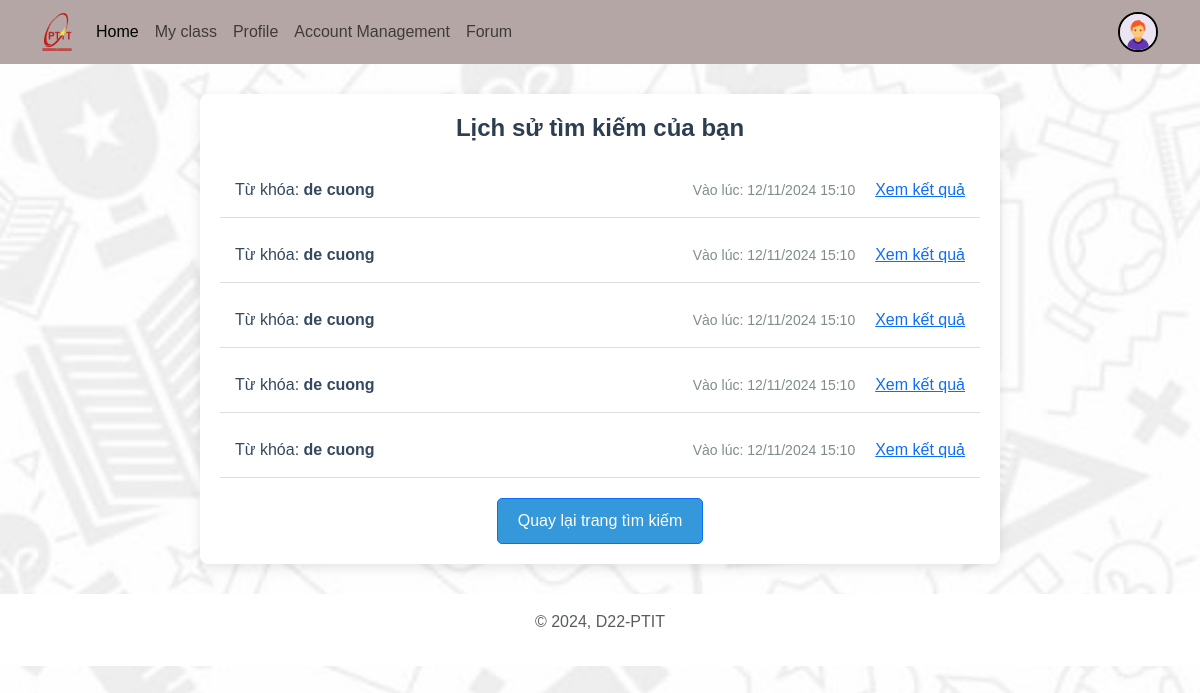
The app's page /search/search/1/history/ (signed in) with its own data.
### account/models.py (models this page shows, shortened)
class Profile(models.Model):
    user = models.OneToOneField(User, on_delete=models.CASCADE, null=True, related_name='profile', verbose_name='User Object')
    user_class = models.TextField(blank=True, null=True)
    email = models.EmailField(blank=True, null=True, max_length=254, unique=True)
    profile_img = models.ImageField(upload_to='profile_images', default='profile_images/user.jpg', blank=True, null=True, verbose_name='Profile Pic')
    studen_id = models.CharField(max_length=15, blank=True, null=True)
    GENDER = (
        ('Male', 'Male'),
        ('Female', 'Female'),
        ('Other', 'Other'),
    )
    gender = models.CharField(max_length=6, choices=GENDER, blank=True, null=True)

### search/models.py (models this page shows, shortened)
class SearchHistory(models.Model):
    user = models.ForeignKey(User, on_delete=models.CASCADE,null=True,blank=True)  # Người dùng thực hiện tìm kiếm
    query = models.CharField(max_length=255,null=True,blank=True)  # Từ khóa tìm kiếm
    timestamp = models.DateTimeField(auto_now_add=True,null=True,blank=True)  # Thời gian tìm kiếm
    class_id=models.ForeignKey(MyClass, on_delete=models.CASCADE,null=True,blank=True)

### search/views.py (the view)
# urls.py: path('search/<int:class_id>/history/', views.search_history, name='search_history'),
@login_required(login_url='login')
def search_history(request, class_id):
    history = SearchHistory.objects.filter(user=request.user, class_id=class_id).order_by('-timestamp')
    return render(request, 'search/search_history.html', {
        'history': history,
        'class_id': class_id
    })

### search/templates/search/search_history.html
{% extends "baseQuan.html" %}
{% load static %}
{% block content %}
<link rel="stylesheet" href="{% static 'search/css/search_history.css' %}">
<div class="history-container">
    <h2 class="history-title">Lịch sử tìm kiếm của bạn</h2>
    {% if history %}
        <ul class="history-list">
            {% for entry in history %}
                <li class="history-item">
                    <div class="history-entry">
                        <div class="history-details">
                            <span class="query-text">Từ khóa: <strong>{{ entry.query }}</strong></span>
                        </div>
                        <div class="timestamp-container">
                            <span class="timestamp">Vào lúc: {{ entry.timestamp|date:"d/m/Y H:i" }}</span>
                        </div>
                        <div class="view-link-container">
                            <a href="{% url 'search' class_id %}?q={{ entry.query }}" class="view-link">Xem kết quả</a>
                        </div>
                    </div>
                </li>
            {% endfor %}
        </ul>
    {% else %}
        <p class="no-history">Bạn chưa có lịch sử tìm kiếm nào.</p>
    {% endif %}
    <div class="back-to-search">
        <button onclick="window.history.back();" class="btn btn-primary">Quay lại trang tìm kiếm</button>
    </div>
</div>
{% endblock %}

### templates/Components/navbar_loged_in.html (shortened to what this page needs)
    <nav class="navbar navbar-expand-lg bg-body-tertiary d-none d-lg-block">
        <div class="container">
            <a class="navbar-brand" href="">
                <img src="/static/images/logo_ptit.png" alt="" style="width: 30px;">
                </a>
            <div class="collapse navbar-collapse" id="navbarSupportedContent">
                <ul class="navbar-nav me-auto mb-2 mb-lg-0">
                    <li class="nav-item">
                        <a class="nav-link active" aria-current="page" href="{% url 'welcome' %}">Home</a>
                    </li>
						<a class="nav-link" href="{% url 'my_classes' %}">My class</a>
					<li class="nav-item">
                        <a class="nav-link" href="{% url 'profile' request.user.username %}">Profile</a>
                    </li>
                    {% if request.user.is_staff or request.user.is_superuser %}
                    <a class="nav-link" href="{% url "account_management" %}">Account Management</a>
                    {% endif %}
						<a class="nav-link" href="{% url 'forum-list' %}">Forum</a>
                </ul>
                {% if request.user.is_authenticated %}
                    <a href="{% url 'profile' request.user.username %}" class="ms-5">
                    <img src="{{request.user.profile.profile_img.url}}" class="rounded-circle" width="40" height="40" alt="profile_img" style="border: 2px solid #000;">
                    </a>
                {% endif %}
            </div>
        </div>
    </nav>

### static/css/style.css (style rules this page uses)
* { font-family: 'Arial', 'Tahoma', 'Verdana', 'Roboto', 'Open Sans', sans-serif; }
body { background-image: url("../images/Bg1.jpg"); background-size: cover; background-repeat: no-repeat; background-attachment: fixed; background-position: center; }
.navbar { background-color: #b5a6a6 !important; }

### static/css/search_history.css (style rules this page uses)
.history-container { max-width: 800px; margin: 30px auto; padding: 20px; background-color: #ffffff; border-radius: 8px; box-shadow: 0 4px 12px rgba(0, 0, 0, 0.1); }
.history-title { font-size: 24px; font-weight: bold; margin-bottom: 20px; text-align: center; color: #2c3e50; }
.history-list { list-style: none; padding: 0; }
.history-item { padding: 15px; margin-bottom: 10px; border-bottom: 1px solid #ddd; }
.history-entry { display: flex; justify-content: space-between; align-items: center; gap: 20px; }
.history-details { display: flex; justify-content: space-between; flex: 1; }
.query-text { font-size: 16px; color: #34495e; flex: 1; }
.timestamp { font-size: 14px; color: #7f8c8d; text-align: left; flex: 1; }
.back-to-search { margin-top: 20px; text-align: center; }
.btn { display: inline-block; padding: 10px 20px; background-color: #3498db; color: #fff; text-decoration: none; border-radius: 5px; transition: background-color 0.3s; }
.view-link { flex: 1; text-align: right; }

### records on screen
SearchHistory: query "de cuong", timestamp "12/11/2024 15:10"
SearchHistory: query "de cuong", timestamp "12/11/2024 15:10"
SearchHistory: query "de cuong", timestamp "12/11/2024 15:10"
SearchHistory: query "de cuong", timestamp "12/11/2024 15:10"
SearchHistory: query "de cuong", timestamp "12/11/2024 15:10"
